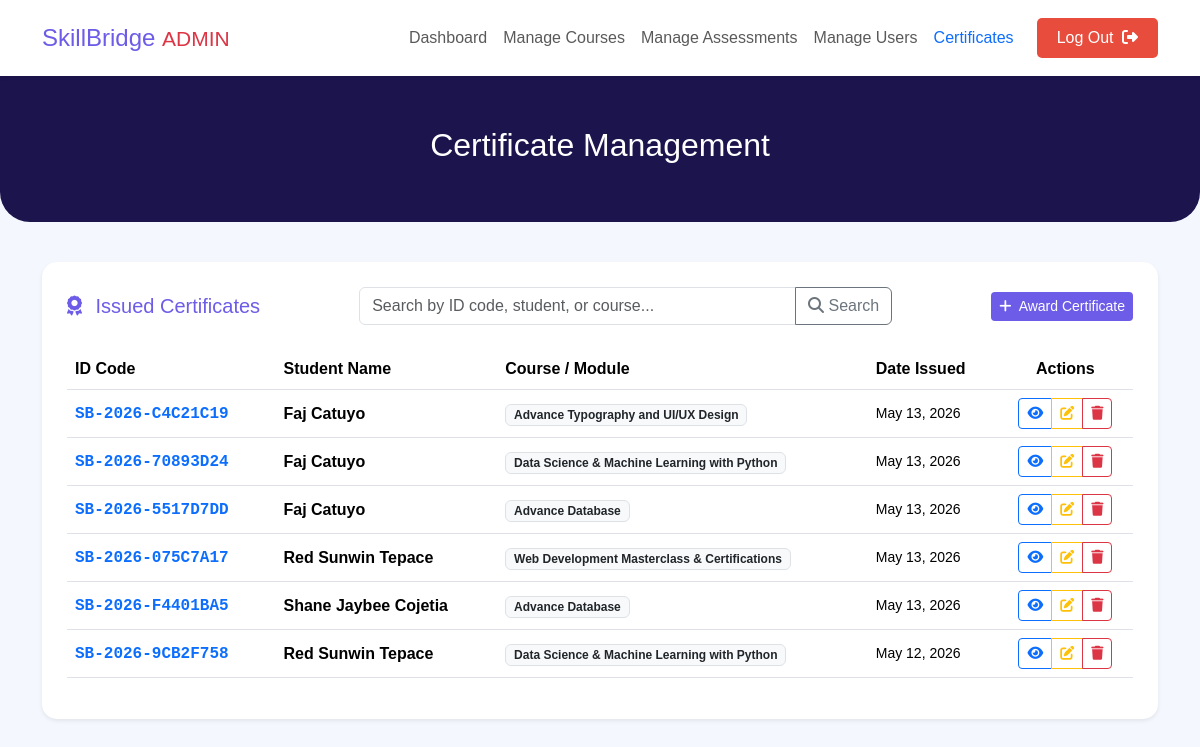
Page /admin/admin-certificates.php (signed in) on the committed database.
### tables this page shows
CREATE TABLE `certificates` (
  `id` int(11) NOT NULL,
  `user_id` int(11) NOT NULL,
  `course_id` int(11) NOT NULL,
  `certificate_code` varchar(50) NOT NULL,
  `issued_at` timestamp NOT NULL DEFAULT current_timestamp()
);

CREATE TABLE `users` (
  `id` int(11) NOT NULL,
  `full_name` varchar(100) NOT NULL,
  `email` varchar(100) NOT NULL,
  `password` varchar(255) NOT NULL,
  `referral` varchar(50) DEFAULT NULL,
  `created_at` timestamp NOT NULL DEFAULT current_timestamp(),
  `is_admin` int(11) DEFAULT 0,
  `age` int(11) DEFAULT NULL,
  `phone_number` varchar(20) DEFAULT NULL,
  `course_year` varchar(100) DEFAULT NULL,
  `profile_picture` varchar(255) DEFAULT NULL
);

CREATE TABLE `courses` (
  `id` int(11) NOT NULL,
  `title` varchar(150) NOT NULL,
  `lessons` int(11) NOT NULL,
  `category` varchar(50) DEFAULT NULL,
  `created_at` timestamp NOT NULL DEFAULT current_timestamp(),
  `banner_image` varchar(255) DEFAULT NULL
);

### admin/admin-certificates.php (the view, shortened to what this page needs)
<?php
require_once '../db.php';
$search_condition = "";
$certs_query = $conn->query("
    SELECT cert.*, u.full_name, c.title AS course_title
    FROM certificates cert
    JOIN users u ON cert.user_id = u.id
    JOIN courses c ON cert.course_id = c.id
    $search_condition
    ORDER BY cert.issued_at DESC
");
?>
<!DOCTYPE html>
<html lang="zxx">
<head>
    <link href="https://cdn.jsdelivr.net/npm/bootstrap@5.3.3/dist/css/bootstrap.min.css" rel="stylesheet">
    <link rel="stylesheet" href="https://cdnjs.cloudflare.com/ajax/libs/font-awesome/6.5.1/css/all.min.css">
</head>
<body>
<header class="header sticky-top shadow-sm">
    <div class="container">
        <nav class="navbar navbar-expand-lg navbar-light p-0">
            <a class="navbar-brand font-weight-bold" href="admin-dashboard.php" style="color:var(--primary-purple); font-size: 24px;">SkillBridge <span class="text-danger small">ADMIN</span></a>
            <div class="collapse navbar-collapse">
                <ul class="navbar-nav ms-auto align-items-center">
                    <li class="nav-item"><a class="nav-link" href="admin-dashboard.php">Dashboard</a></li>
                    <li class="nav-item"><a class="nav-link" href="admin-courses.php">Manage Courses</a></li>
                    <li class="nav-item"><a class="nav-link" href="admin-assessments.php">Manage Assessments</a></li>
                    <li class="nav-item"><a class="nav-link" href="admin-users.php">Manage Users</a></li>
                    <li class="nav-item active"><a class="nav-link font-weight-bold text-primary" href="admin-certificates.php">Certificates</a></li>
                    <li class="nav-item"><a class="nav-link log_out" href="admin-dashboard.php?action=logout">Log Out <i class="fa-solid fa-sign-out-alt ms-1"></i></a></li>
                </ul>
            </div>
        </nav>
    </div>
</header>
<section class="banner-sub text-center"><div class="container"><h2 class="text-white font-weight-bold">Certificate Management</h2></div></section>
<div class="container pb-5">
    <div class="table-card shadow-sm">
        <div class="d-flex justify-content-between align-items-center mb-4">
            <h5 class="m-0 font-weight-bold" style="color: var(--primary-purple);"><i class="fa fa-award me-2"></i> Issued Certificates</h5>
            <form method="GET" action="admin-certificates.php" class="d-flex w-50 mx-3">
                <div class="input-group">
                    <input type="text" name="search" class="form-control" placeholder="Search by ID code, student, or course..." value="<?php echo htmlspecialchars(isset($_GET['search']) ? $_GET['search'] : ''); ?>">
                    <button class="btn btn-outline-secondary" type="submit"><i class="fa-solid fa-search"></i> Search</button>
                </div>
            </form>
            <button class="btn btn-purple btn-sm" data-bs-toggle="modal" data-bs-target="#addCertModal"><i class="fa fa-plus me-1"></i> Award Certificate</button>
        </div>
        <div class="table-responsive">
            <table class="table table-hover align-middle">
                <thead>
                    <tr>
                        <th>ID Code</th>
                        <th>Student Name</th>
                        <th>Course / Module</th>
                        <th>Date Issued</th>
                        <th class="text-center">Actions</th>
                    </tr>
                </thead>
                <tbody>
                    <?php if($certs_query->num_rows > 0): ?>
                        <?php while($cert = $certs_query->fetch_assoc()): ?>
                            <tr>
                                <td class="font-monospace fw-bold text-primary"><?php echo $cert['certificate_code']; ?></td>
                                <td><strong><?php echo htmlspecialchars($cert['full_name']); ?></strong></td>
                                <td><span class="badge bg-light text-dark border"><?php echo htmlspecialchars($cert['course_title']); ?></span></td>
                                <td class="small"><?php echo date('M d, Y', strtotime($cert['issued_at'])); ?></td>
                                <td class="text-center">
                                    <div class="btn-group">
                                        <button class="btn btn-sm btn-outline-primary" title="Preview"
                                                onclick="previewCert('<?php echo addslashes($cert['full_name']); ?>', '<?php echo addslashes($cert['course_title']); ?>', '<?php echo date('F j, Y', strtotime($cert['issued_at'])); ?>', '<?php echo $cert['certificate_code']; ?>')"
                                                data-bs-toggle="modal" data-bs-target="#certPreviewModal">
                                            <i class="fa fa-eye"></i>
                                        </button>
                                        <button class="btn btn-sm btn-outline-warning" title="Edit details"
                                                onclick="editCert(<?php echo $cert['id']; ?>, '<?php echo $cert['certificate_code']; ?>')"
                                                data-bs-toggle="modal" data-bs-target="#editCertModal">
                                            <i class="fa fa-edit"></i>
                                        </button>
                                        <a href="admin-certificates.php?delete=<?php echo $cert['id']; ?>" class="btn btn-sm btn-outline-danger" onclick="return confirm('Are you sure you want to revoke and delete this certificate?')" title="Revoke">
                                            <i class="fa fa-trash"></i>
                                        </a>
                                    </div>
                                </td>
                            </tr>
                        <?php endwhile; ?>
                    <?php else: ?>
                        <tr><td colspan="5" class="text-center text-muted py-4">
                            <?php echo (isset($_GET['search']) && !empty($_GET['search'])) ? 'No certificates found matching your search.' : 'No certificates have been issued yet.'; ?>
                        </td></tr>
                    <?php endif; ?>
                </tbody>
            </table>
        </div>
    </div>
</div>
</body>
</html>

### admin/admin-certificates.php (style rules this page uses)
:root { --primary-purple: #6c5ce7; --dark-bg: #1c144d; --light-bg: #f4f7fe; --gold: #f1c40f; }
body { font-family: 'Poppins', sans-serif; background-color: var(--light-bg); }
.header { background: white; z-index: 1000; padding: 15px 0; }
.log_out { background: #e74c3c; color: white !important; border-radius: 5px; padding: 8px 20px !important; margin-left: 15px; text-decoration: none; }
.banner-sub { background-color: var(--dark-bg); padding: 50px 0; border-bottom-left-radius: 30px; border-bottom-right-radius: 30px; margin-bottom: 40px; }
.table-card { background: white; border-radius: 15px; padding: 25px; box-shadow: 0 10px 20px rgba(0,0,0,0.02); margin-bottom: 30px; }
.btn-purple { background-color: var(--primary-purple); color: white; border: none; }

### rows in the picture
certificates: certificate_code "SB-2026-C4C21C19", user.full_name "Faj Catuyo", course.title "Advance Typography and UI/UX Design", issued_at "May 13, 2026"
certificates: certificate_code "SB-2026-70893D24", user.full_name "Faj Catuyo", course.title "Data Science & Machine Learning with Python", issued_at "May 13, 2026"
certificates: certificate_code "SB-2026-5517D7DD", user.full_name "Faj Catuyo", course.title "Advance Database", issued_at "May 13, 2026"
certificates: certificate_code "SB-2026-075C7A17", user.full_name "Red Sunwin Tepace", course.title "Web Development Masterclass & Certifications", issued_at "May 13, 2026"
certificates: certificate_code "SB-2026-F4401BA5", user.full_name "Shane Jaybee Cojetia", course.title "Advance Database", issued_at "May 13, 2026"
certificates: certificate_code "SB-2026-9CB2F758", user.full_name "Red Sunwin Tepace", course.title "Data Science & Machine Learning with Python", issued_at "May 12, 2026"
